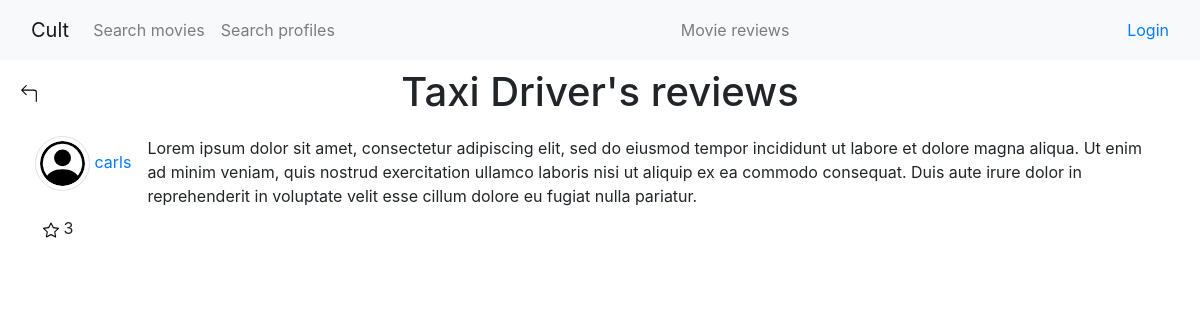
/movie/4/reviews/, run on an earlier commit of the app's database.
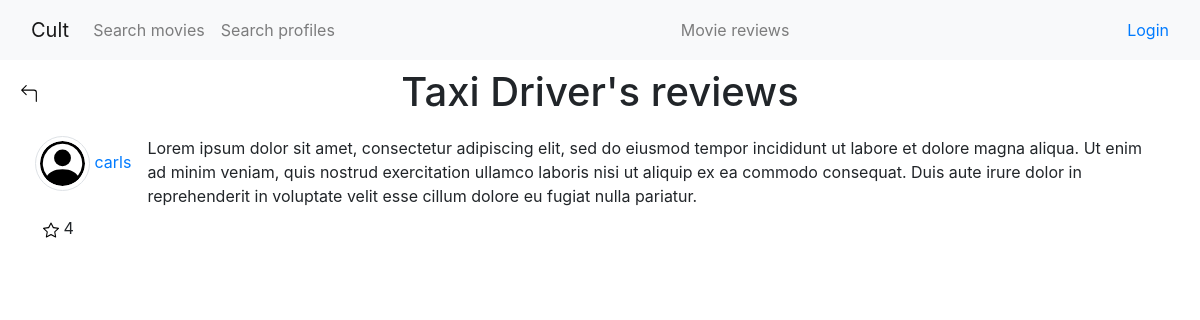
And on a later commit of the database.
### core/models.py (models this page shows, shortened)
class Movie(models.Model):
    title = models.CharField(max_length=50)
    poster = models.ImageField(
        upload_to='movie_posters',
        default=join('static', 'default_movie_poster.svg'),
        blank=True
    )
    plot = models.TextField()
    genres = models.CharField(max_length=50)
    director = models.CharField(max_length=50)
    cast = models.CharField(max_length=150)
    runtime = models.DurationField()
    release_date = models.DateField()
    production = models.ForeignKey('Profile', on_delete=models.CASCADE, related_name='production')
    views_total = models.PositiveIntegerField(default=0)
    reviews_total = models.PositiveIntegerField(default=0)
    class Meta:
        ordering = ['-release_date']

class Review(models.Model):
    profile = models.ForeignKey(Profile, on_delete=models.CASCADE)
    movie = models.ForeignKey(Movie, on_delete=models.CASCADE)
    text = models.TextField()
    date = models.DateTimeField(default=timezone.now)
    stars_total = models.PositiveIntegerField(default=0)
    class Meta:
        ordering = ['-date', 'profile']

class Profile(models.Model):
    user = models.OneToOneField(get_user_model(), on_delete=models.CASCADE)
    propic = models.ImageField(                             # profile picture
        upload_to='profile_pictures',
        default=join('static', 'default_propic.svg'),
        blank=True)
    bio = models.TextField(blank=True)                      # biography
    stars = models.ManyToManyField(                         # starred reviews
        'Review',
        through='Star',
        related_name='stars',
        blank=True)
    reviews = models.ManyToManyField(                       # movies reviews
        Movie,
        through='Review',
        related_name='reviews',
        blank=True)
    logs = models.ManyToManyField(                          # logged movies
        Movie,
        through='Log',
        related_name='logs',
        blank=True)
    watchlists = models.ManyToManyField(                    # watchlisted movies
        Movie,
        through='WatchList',
        related_name='watchlists',
        blank=True)
    favourites = models.ManyToManyField(                    # favourites movies
        Movie,
        through='Favourite',
        related_name='favourites',
        blank=True
    )
    follows = models.ManyToManyField(                       # followed profiles
        'self',
        through='Follow',
        related_name='followers',
        symmetrical=False,
        blank=True)

### core/views.py (the view)
# urls.py: path('movie/<pk>/reviews/', MovieReviewListView.as_view(), name='movie_review_list'),
class MovieReviewListView(ListView):
    model = Review
    template_name = 'movie_review_list.html'
    context_object_name = 'reviews'
    paginate_by = 24
    def get_queryset(self):
        movie = get_object_or_404(Movie, pk=self.kwargs['pk'])
        return Review.objects.filter(movie=movie).order_by('-stars_total')
    def get_context_data(self, **kwargs):
        context = super().get_context_data(**kwargs)
        context['movie'] = get_object_or_404(Movie, pk=self.kwargs['pk'])
        return context

### core/templatetags/user_groups.py (called while the page is built)
@register.filter(name='in_group')
def in_group(user, group_name):
    if user.is_authenticated:
        return user.groups.filter(name=group_name).exists()
    return False

### core/templates/movie_review_list.html (shortened to what this page needs)
{% extends "review_list.html" %}
{% block header %} Movie reviews {% endblock %}
{% block page_header %} <h1> {{movie.title}}'s reviews </h1> {% endblock %}
{% block review_lhs %}
<a href="{% url 'core:profile_page' review.profile.pk %}">
    <img src="{{ review.profile.propic.url }}" alt=""
    class="object-fit-fill rounded-circle img-thumbnail" style="width:55px;height:55px">
    {{review.profile.user.username}}
</a>
{% endblock %}

### core/templates/review_list.html (shortened to what this page needs)
{% extends "base.html" %}
{% load static %}
{% block content %}
<div style="position: absolute; top: 80px; left: 20px; z-index: 10;">
    <a href="javascript:history.back()">
        <img src="{% static 'back.svg' %}" alt="" width="18" height="18">
    </a>
</div>
<div style="text-align: center;" class="mt-2">
    {% block page_header %} {% endblock%}
</div>
<div class="container d-flex flex-column align-items-center">
    <ul id="review-list" class="list-group list-group-flush">
        {% for review in reviews %}
            <li class="list-group-item">
                <div class="d-flex align-items-start">
                    <div class="me-3 flex-shrink-0">
                        {% block review_lhs %} {% endblock %}
                    </div>
                    <div class="ml-3 flex-grow-1">
                        {{ review.text }}
                    </div>
                </div>
                <div class="d-flex justify-content-between align-items-end mt-2 ml-2">
                    <div>
                        <img id="star-img" data-review-id="{{review.pk}}"
                        data-starfill-url="{% static 'star-fill.svg' %}"
                        data-star-url="{% static 'star.svg' %}"
                        {% if review in request.user.profile.stars.all %}
                            src="{% static 'star-fill.svg' %}"
                        {% else %}
                            src="{% static 'star.svg' %}"
                        {% endif %}
                        >
                        {{ review.stars_total }}
                    </div>
                </div>
            </li>
        {% endfor %}
    </ul>
</div>
{% endblock %}

### templates_base/base.html (shortened to what this page needs)
<!DOCTYPE html>
<html lang="en">
{% load static user_groups %}
<head>
    <link href="https://maxcdn.bootstrapcdn.com/bootstrap/4.5.2/css/bootstrap.min.css" rel="stylesheet">
    <link rel="stylesheet" href="{% static 'css/card_style.css' %}">
</head>
<body>
    <nav class="navbar navbar-expand-lg navbar-light bg-light">
        <div class="container-fluid">
            <a class="navbar-brand" href="{% url 'core:home' %}">Cult</a>
            <div class="collapse navbar-collapse" id="navbarNav">
                <ul class="navbar-nav me-auto">
                    <li class="nav-item">
                        <a class="nav-link" href="{% url 'core:movie_search' %}">Search movies</a>
                    </li>
                </ul>
                <ul class="navbar-nav me-auto">
                    <li class="nav-item">
                        <a class="nav-link" href="{% url 'core:profile_search' %}">Search profiles</a>
                    </li>
                </ul>
                <span class="navbar-text mx-auto">
                    {% block header %} {% endblock %}
                </span>
                <ul class="navbar-nav ms-auto">
                    <li class="nav-item">
                        <a class="navbar-link" href="
                            {% if user.is_superuser or user.is_staff %}
                                /admin/
                            {% elif user.is_authenticated %}
                                {% url 'core:profile_page' request.user.profile.pk %}
                            {% else %}
                                {% url 'core:login' %}
                            {% endif %}
                            ">
                            {% if user.is_authenticated %}
                                <img style="width:45px;height:45px"
                                class="object-fit-fill rounded-circle img-thumbnail"
                                src="
                                {% if user.is_superuser %}
                                    {% static 'admin.svg' %}
                                {% elif user.is_staff %}
                                    {% static 'staff.svg' %}
                                {% else %}
                                    {{ user.profile.propic.url }}
                                {% endif %}
                                 ">
                                {{user.username}}
                            {% else %}
                                Login
                            {% endif %}
                        </a>
                    </li>
                </ul>
            </div>
        </div>
    </nav>
    {% block content %} {% endblock %}
</body>
</html>

### templates_base/base.html (style rules this page uses)
html, body { height: 100%; }
.navbar { width: 100%; height: 60px; }
.container { max-width: 100vw; height: calc(100vh - 60px); overflow-y: auto; }

What changed in the data, as far as the page shows it:
changed Review "carls": stars_total "3" → "4"
